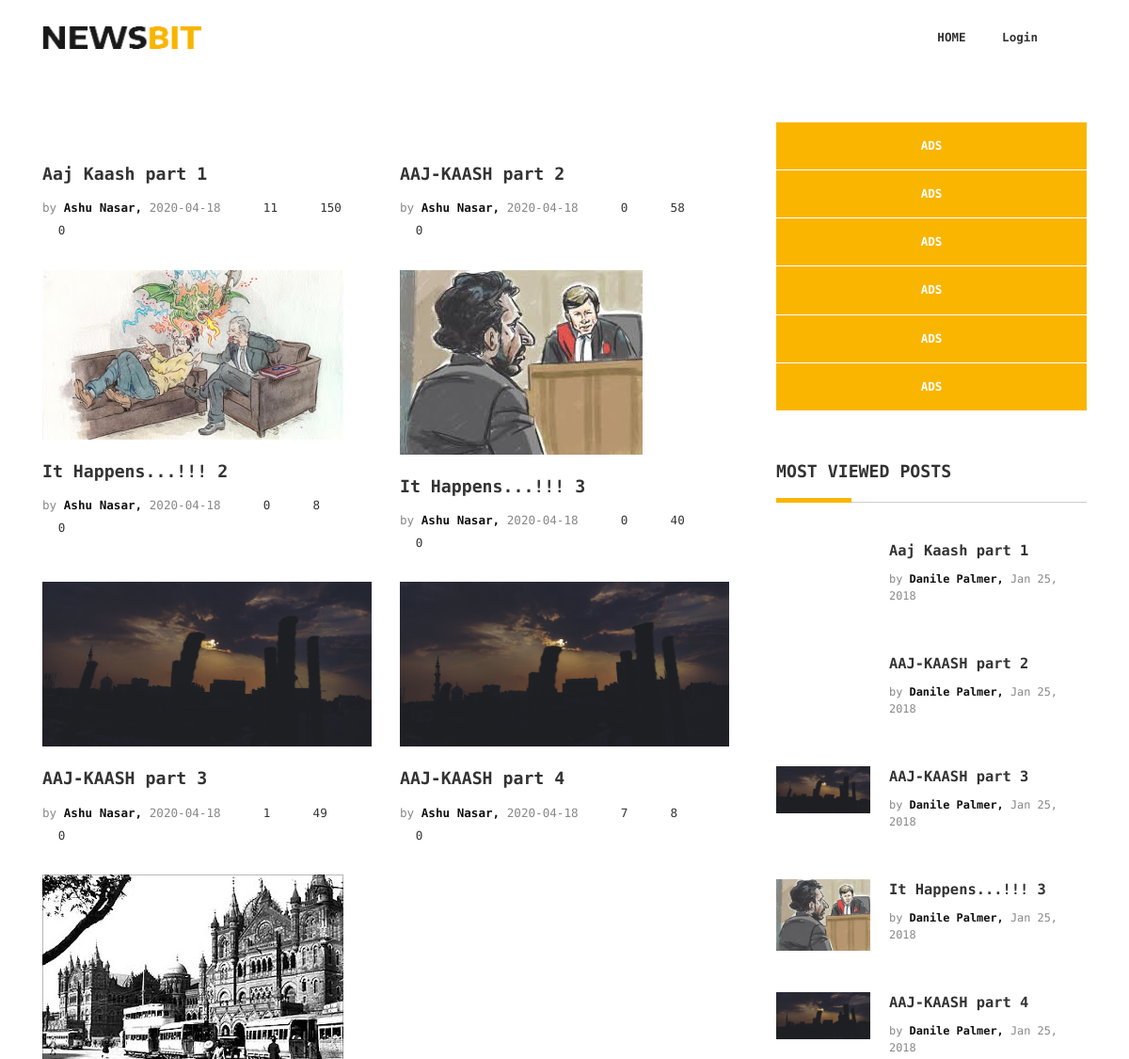
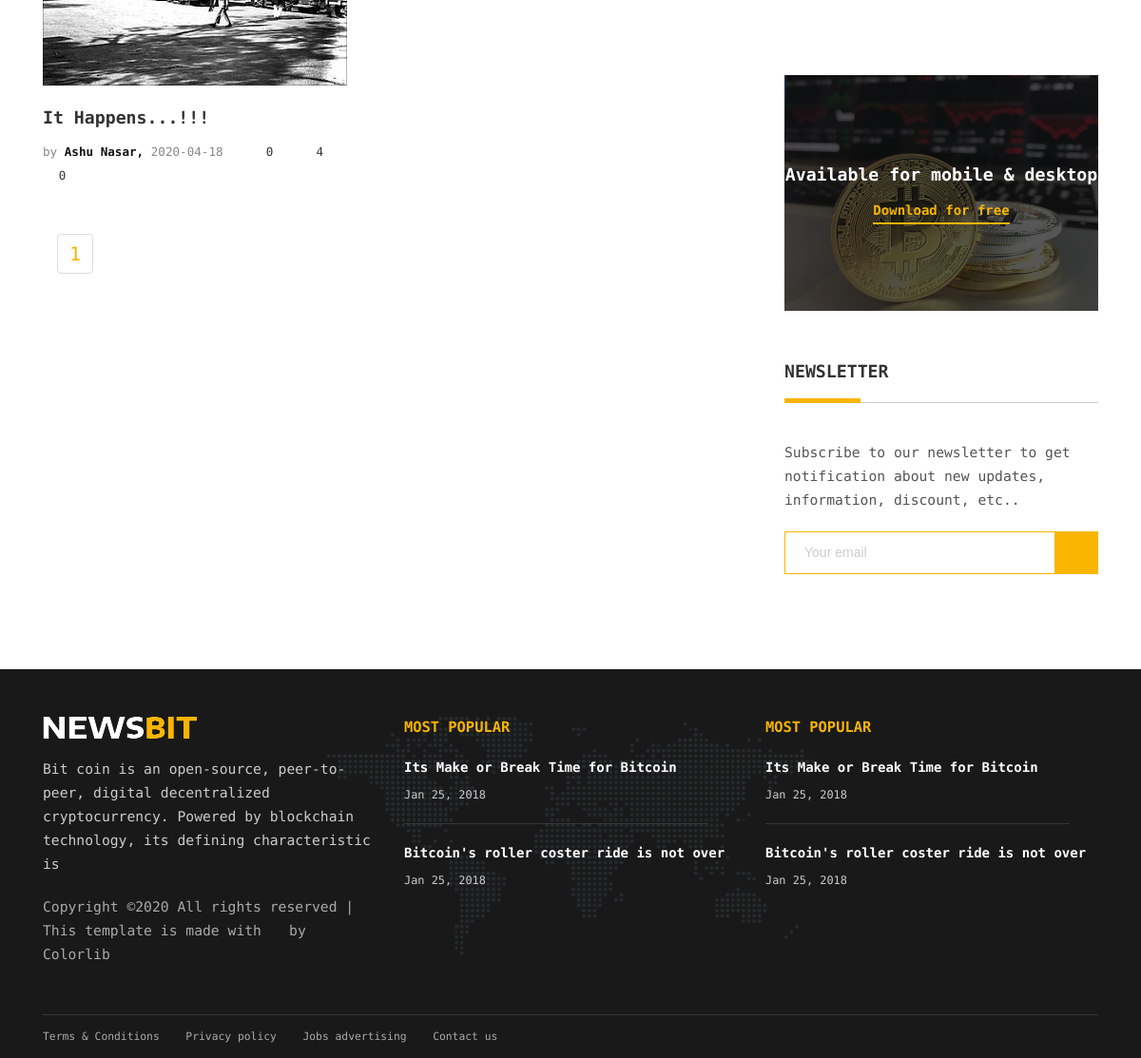
The page / on the database its author committed (2 pictures, top to bottom).
### tables this page shows
CREATE TABLE IF NOT EXISTS `user` (
  `user_id` int(32) NOT NULL AUTO_INCREMENT,
  `user_username` varchar(255) NOT NULL,
  `user_name` varchar(255) NOT NULL,
  `user_email` varchar(255) NOT NULL,
  `user_phone` varchar(255) NOT NULL,
  `user_pass` varchar(255) NOT NULL,
  `user_img` text NOT NULL,
  PRIMARY KEY (`user_id`)
);

CREATE TABLE IF NOT EXISTS `post` (
  `post_id` int(32) NOT NULL AUTO_INCREMENT,
  `post_by` varchar(255) NOT NULL,
  `post_title` varchar(255) NOT NULL,
  `post_content` longtext NOT NULL,
  `post_proof` longtext NOT NULL,
  `post_img` text NOT NULL,
  `post_like` int(32) NOT NULL,
  `post_views` int(32) NOT NULL,
  `post_status` varchar(255) NOT NULL,
  `post_keyword` varchar(255) NOT NULL,
  `post_cmnt` varchar(255) NOT NULL,
  `date` date NOT NULL DEFAULT current_timestamp(),
  PRIMARY KEY (`post_id`)
);

### index.php (the view)
<?php include 'includes/header.php' ?>
	<section>
		<div class="container">
			<div class="row">
				<div class="col-md-12 col-lg-8">
					<div class="row">
                    <?php
                    if(isset($_GET['page'])){
                    $page  = $_GET['page'];
                }else{
                    $page ="";
                }
               if($page == "" || $page == 1){
                   $page_1 =0;
               }
               else{
                   $page_1 = ($page * 5) - 5;
               }
            $post_query_count  = "SELECT * FROM post";
            $post_query_count_result = $conn->prepare($post_query_count);
            $post_query_count_result->execute();
            $count_row  = $post_query_count_result->rowCount();
            $count_row = ceil($count_row/10);
             ?>
                    <?php
                    $query = "SELECT * FROM `user` ,`post` WHERE post_by=user_username and post_status='Publish' ORDER BY date DESC LIMIT $page_1,10";
                    $result = $conn->prepare($query);
                    $result->execute();
                    while($post = $result->fetch()){
                        echo '<div class="col-sm-6">
							<a href="post.php?p_id='.$post->post_id.'"><img src="admin/'.$post->post_img.'" alt=""></a>
							<h4 class="pt-20"><a href="post.php?p_id='.$post->post_id.'"><b>'.$post->post_title.'</b></a></h4>
							<ul class="list-li-mr-20 pt-10 mb-30">
								<li class="color-lite-black">by <a href="#" class="color-black"><b>'.$post->user_name.',</b></a>
								'.$post->date.'</li>
								<li><i class="color-primary mr-5 font-12 ion-android-favorite"></i>'.$post->post_like.'</li>
								<li><i class="color-primary mr-5 font-12 ion-ios-bolt"></i>'.$post->post_views.'</li>
								<li><i class="color-primary mr-5 font-12 ion-chatbubbles"></i>'.$post->post_cmnt.'</li>
							</ul>
						</div>';
                    }
                    ?>
					</div>
            <div class="row">
			          <div class="col-sm-6">
			                       <div class="container">
			              <ul class="pagination">
                        <?php
                    for($i = 1;$i <=$count_row; $i++ ){
                    if($i == $page){
                    echo "<li class='active'><a style='font-size: 20px;' href='index.php?page={$i}'><span>{$i}</span></a></li>";
                    }
                    else{
                    echo "<li><a style='font-size: 20px;' href='index.php?page={$i}'><span>{$i}</span></a></li>";
                    }
                    }
                              ?>
			              </ul>
			              </div>
			          </div>
			        </div>
				</div>
<?php include 'includes/side.php' ?>
			</div>
		</div>
	</section>
	<?php include 'includes/footer.php' ?>

### includes/header.php (shortened to what this page needs)
<!DOCTYPE HTML>
<html lang="en">
<head>
<link rel="stylesheet" href="https://maxcdn.bootstrapcdn.com/bootstrap/3.4.1/css/bootstrap.min.css">
	<link href="plugin-frameworks/bootstrap.css" rel="stylesheet">
	<link href="fonts/ionicons.css" rel="stylesheet">
	<link href="common/styles.css" rel="stylesheet">
</head>
<body>
	<header>
		<div class="container">
			<a class="logo" href="index.php"><img src="images/logo-black.png" alt="Logo"></a>
			<a class="right-area src-btn" href="#" >
				<i class="active src-icn ion-search"></i>
			</a>
			<ul class="main-menu" id="main-menu">
				<li><a href="index.php">HOME</a></li>
                <?php if(isset($_COOKIE['username'])){
                  ?><li><a href="admin">Dashboard</a></li>
                  <?php
                }else{
                    ?><li><a href="user/login.php">Login</a></li>
                    <?php
                } ?>
			</ul>
			<div class="clearfix"></div>
		</div>
	</header>

### includes/side.php
<div class="col-md-6 col-lg-4">
					<div class="pl-20 pl-md-0">
						<ul class="list-block list-li-ptb-15 list-btm-border-white bg-primary text-center">
							<li><b>ADS</b></li>
							<li><b>ADS</b></li>
							<li><b>ADS</b></li>
							<li><b>ADS</b></li>
							<li><b>ADS</b></li>
							<li><b>ADS</b></li>
						</ul>
						<div class="mtb-50">
							<h4 class="p-title"><b>MOST VIEWED POSTS</b></h4>
							<?php
                            $query = "SELECT * FROM `post` ORDER BY post_views DESC LIMIT 5";
                            $result =  $conn->prepare($query);
                            $result->execute();
                            while($post = $result->fetch()){
                                echo '<a class="oflow-hidden pos-relative mb-20 dplay-block" href="post.php?p_id='.$post->post_id.'">
								<div class="wh-100x abs-tlr"><img src="admin/'.$post->post_img.'" alt=""></div>
								<div class="ml-120 min-h-100x">
									<h5><b>'.$post->post_title.'</b></h5>
									<h6 class="color-lite-black pt-10">by <span class="color-black"><b>Danile Palmer,</b></span> Jan 25, 2018</h6>
								</div>
							</a>';
                            }
                            ?>
						</div>
						<div class="mtb-50 pos-relative">
							<img src="images/banner-1-600x450.jpg" alt="">
							<div class="abs-tblr bg-layer-7 text-center color-white">
								<div class="dplay-tbl">
									<div class="dplay-tbl-cell">
										<h4><b>Available for mobile & desktop</b></h4>
										<a class="mt-15 color-primary link-brdr-btm-primary" href="#"><b>Download for free</b></a>
									</div>
								</div>
							</div>
						</div>
						<div class="mtb-50 mb-md-0">
							<h4 class="p-title"><b>NEWSLETTER</b></h4>
							<p class="mb-20">Subscribe to our newsletter to get notification about new updates,
								information, discount, etc..</p>
							<form class="nwsltr-primary-1">
								<input type="text" placeholder="Your email"/>
								<button type="submit"><i class="ion-ios-paperplane"></i></button>
							</form>
						</div>
					</div>
				</div>

### includes/footer.php (shortened to what this page needs)
<footer class="bg-191 color-ccc">
		<div class="container">
			<div class="pt-50 pb-20 pos-relative">
				<div class="abs-tblr pt-50 z--1 text-center">
					<div class="h-80 pos-relative"><img class="opacty-1 h-100 w-auto" src="images/map.png" alt=""></div>
				</div>
				<div class="row">
					<div class="col-sm-4">
						<div class="mb-30">
							<a href="#"><img src="images/logo-white.png"></a>
							<p class="mtb-20 color-ccc">Bit coin is an open-source, peer-to-peer, digital decentralized cryptocurrency.
							Powered by blockchain technology, its defining characteristic is</p>
							<p class="color-ash">
Copyright &copy;<script>document.write(new Date().getFullYear());</script> All rights reserved | This template is made with <i class="ion-heart" aria-hidden="true"></i> by <a href="https://colorlib.com" target="_blank">Colorlib</a>
</p>
						</div>
					</div>
					<div class="col-sm-4">
						<div class="mb-30">
							<h5 class="color-primary mb-20"><b>MOST POPULAR</b></h5>
							<div class="mb-20">
								<a class="color-white" href="#"><b>Its Make or Break Time for Bitcoin</b></a>
								<h6 class="mt-10">Jan 25, 2018</h6>
							</div>
							<div class="brdr-ash-1 opacty-2 mr-30"></div>
							<div class="mt-20">
								<a class="color-white" href="#"><b>Bitcoin's roller coster ride is not over</b></a>
								<h6 class="mt-10">Jan 25, 2018</h6>
							</div>
						</div>
					</div>
					<div class="col-sm-4">
						<div class="mb-30">
							<h5 class="color-primary mb-20"><b>MOST POPULAR</b></h5>
							<div class="mb-20">
								<a class="color-white" href="#"><b>Its Make or Break Time for Bitcoin</b></a>
								<h6 class="mt-10">Jan 25, 2018</h6>
							</div>
							<div class="brdr-ash-1 opacty-2 mr-30"></div>
							<div class="mt-20">
								<a class="color-white" href="#"><b>Bitcoin's roller coster ride is not over</b></a>
								<h6 class="mt-10">Jan 25, 2018</h6>
							</div>
						</div>
					</div>
				</div>
			</div>
			<div class="brdr-ash-1 opacty-2"></div>
			<div class="oflow-hidden color-ash font-9 text-sm-center ptb-sm-5">
				<ul class="float-left float-sm-none list-a-plr-10 list-a-plr-sm-5 list-a-ptb-15 list-a-ptb-sm-10">
					<li><a class="pl-0 pl-sm-10" href="#">Terms & Conditions</a></li>
					<li><a href="#">Privacy policy</a></li>
					<li><a href="#">Jobs advertising</a></li>
					<li><a href="#">Contact us</a></li>
				</ul>
				<ul class="float-right float-sm-none list-a-plr-10 list-a-plr-sm-5 list-a-ptb-15 list-a-ptb-sm-5">
					<li><a class="pl-0 pl-sm-10" href="#"><i class="ion-social-facebook"></i></a></li>
					<li><a href="#"><i class="ion-social-twitter"></i></a></li>
					<li><a href="#"><i class="ion-social-google"></i></a></li>
					<li><a href="#"><i class="ion-social-instagram"></i></a></li>
					<li><a href="#"><i class="ion-social-bitcoin"></i></a></li>
				</ul>
			</div>
		</div>
	</footer>
</body>
</html>

### includes/header.php (style rules this page uses)
.pagination>li>a, .pagination>li>span { position: relative; float: left; padding: 6px 12px; margin-left: -1px; line-height: 1.42857143; color: #f9b500; text-decoration: none; background-color: #fff; border: 1px solid #ddd; }

### rows shown on the page
user: post.post_title "Aaj Kaash part 1", user_name "Ashu Nasar", post.date "2020-04-18", post.post_like "11", post.post_views "150", post.post_cmnt "0", post.post_title "AAJ-KAASH part 2", post.post_like "0", post.post_views "58", post.post_img (picture), post.post_title "AAJ-KAASH part 3", post.post_like "1", post.post_views "49", post.post_title "AAJ-KAASH part 4", post.post_like "7", post.post_views "8"
user: post.post_img (picture), post.post_title "It Happens...!!! 2", user_name "Ashu Nasar", post.date "2020-04-18", post.post_like "0", post.post_views "8", post.post_cmnt "0", post.post_title "It Happens...!!! 3", post.post_views "40", post.post_title "It Happens...!!!", post.post_views "4"
post: post_title "Aaj Kaash part 1"
post: post_title "AAJ-KAASH part 2"
post: post_img (picture), post_title "AAJ-KAASH part 3"
post: post_img (picture), post_title "It Happens...!!! 3"
post: post_img (picture), post_title "AAJ-KAASH part 4"
